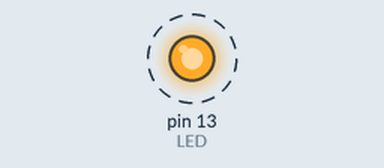
This sketch was run on a simulated Arduino Uno, built with avr-gcc and run on an emulated ATmega328P. Shown: output pins drawn as LEDs (lit = HIGH). Dashed ring = blinking.

Above: at 0.5 s.
Timing chart, 0 to 4.6 s (numbered marks = the images above):
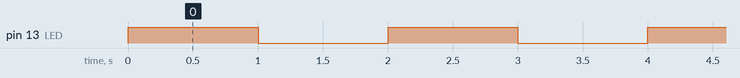

Measured:
- by itself, pin 13 (LED): alternates HIGH for 1.0 s and LOW for 1.0 s

The sketch:

sketch_jan18a.ino
```cpp
#define LED 13

void setup() {

  pinMode(LED, OUTPUT);

  // Timer1 in CTC mode
  TCCR1A = 0;
  TCCR1B = (1 << WGM12) | (1 << CS12); // CTC and prescaler 256

  OCR1A = 62499;          // ~1 second

  TIMSK1 |= (1 << OCIE1A); // enable compare interrupt
  sei();                  // enable global interrupts
}

ISR(TIMER1_COMPA_vect) {
  digitalWrite(LED, !digitalRead(LED));
}

void loop() {
  // nothing here
}
```
